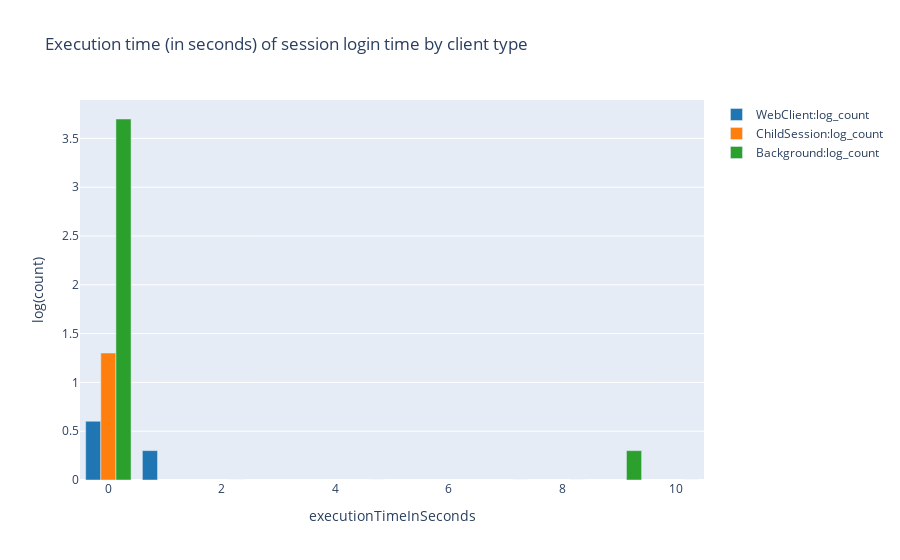

Notebook source saved alongside this figure:
### Code cell
%%kql 
let _aadTenantId = aadTenantId;
let _environmentName = environmentName;
let _startDate = startDate;
let _endDate = endDate;
traces
| where 1==1 
    and timestamp >= todatetime(_startDate)
    and timestamp <= todatetime(_endDate) + totimespan(24h) - totimespan(1ms)   
    and customDimensions.aadTenantId == _aadTenantId
    and (_environmentName == '' or customDimensions.environmentName == _environmentName )
    and customDimensions.eventId == 'RT0004'
| extend clientType = tostring( customDimensions.clientType )
       , executionTimeInSec = toreal(totimespan(customDimensions.serverExecutionTime))/10000000
| summarize _count=count() by executionTimeInSeconds = bin(executionTimeInSec, 1), clientType
| extend log_count = log10( _count )
| order by clientType, executionTimeInSeconds asc
| render columnchart with  (ycolumns = log_count, series = clientType, title= 'Execution time (in seconds) of session login time by client type', ytitle = 'log(count)')

### Figure 1 — Plotly figure (JSON) as saved in the notebook; plotly's stock layout.template omitted (floating-point values rounded to 4 significant figures)
{"data": [{"marker": {"color": "rgb(31, 118, 179)"}, "name": "WebClient:log_count", "orientation": "v", "type": "bar", "x": [0, 1, 2, 5, 7, 8, 9, 10], "y": [0.6021, 0.301, null, 0, null, null, null, null]}, {"marker": {"color": "rgb(254, 127, 14)"}, "name": "ChildSession:log_count", "orientation": "v", "type": "bar", "x": [0, 1, 2, 5, 7, 8, 9, 10], "y": [1.301, null, null, null, null, null, null, null]}, {"marker": {"color": "rgb(44, 160, 44)"}, "name": "Background:log_count", "orientation": "v", "type": "bar", "x": [0, 1, 2, 5, 7, 8, 9, 10], "y": [3.699, null, 0, null, 0, 0, 0.301, 0]}], "layout": {"showlegend": true, "title": {"text": "Execution time (in seconds) of session login time by client type"}, "xaxis": {"ticksuffix": "", "title": {"text": "executionTimeInSeconds"}, "type": "linear"}, "yaxis": {"title": {"text": "log(count)"}, "type": "linear"}}}
